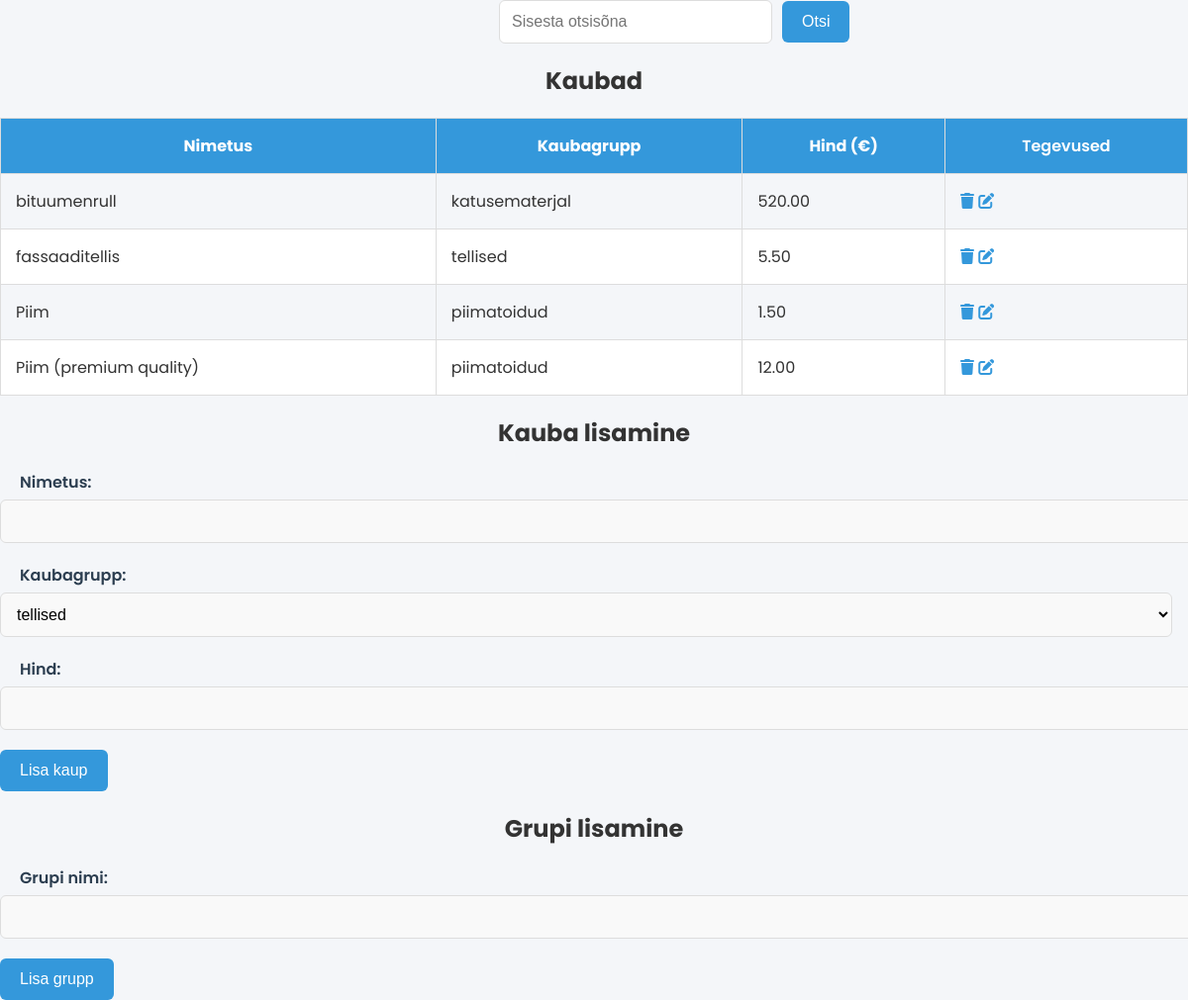
Screenshot of /kaubad/index.php with the database file from the repository.
### tables this page shows
CREATE TABLE `kaubad` (
  `id` int(11) NOT NULL,
  `nimetus` varchar(255) DEFAULT NULL,
  `kaubagrupi_id` int(11) DEFAULT NULL,
  `hind` decimal(10,2) DEFAULT NULL
);

CREATE TABLE `kaubagrupid` (
  `id` int(11) NOT NULL,
  `grupinimi` varchar(255) DEFAULT NULL
);

### kaubad/index.php (the view, shortened to what this page needs)
<?php
require("abifunktsioonid.php");
$sorttulp = "nimetus";
$otsisona = "";
$kaubad = kysiKaupadeAndmed($sorttulp, $otsisona);
?>
<!DOCTYPE html>
<html lang="et">
<head>
    <link rel="stylesheet" href="style.css">
</head>
<body>
<form action="index.php" method="GET" class="search-bar">
    <input type="text" name="otsisona" placeholder="Sisesta otsisõna" value="<?= htmlspecialchars($otsisona) ?>" />
    <input type="submit" value="Otsi" />
</form>
<h2>Kaubad</h2>
<table class="products-table">
    <thead>
    <tr>
        <th><a href="index.php?sort=nimetus">Nimetus</a></th>
        <th><a href="index.php?sort=grupinimi">Kaubagrupp</a></th>
        <th><a href="index.php?sort=hind">Hind (€)</a></th>
        <th>Tegevused</th>
    </tr>
    </thead>
    <tbody>
    <?php foreach ($kaubad as $kaup): ?>
        <tr>
            <td><?= htmlspecialchars($kaup->nimetus) ?></td>
            <td><?= htmlspecialchars($kaup->grupinimi) ?></td>
            <td><?= htmlspecialchars($kaup->hind) ?></td>
            <td>
                <a href="index.php?kustutusid=<?= $kaup->id ?>" id="uuenda" onclick="return confirm('Kas ikka soovid kustutada?')"><i class="fa-solid fa-trash"></i></a>
                <a href="index.php?muutmisid=<?= $kaup->id ?>" id="kustuta"><i class="fa-solid fa-pen-to-square"></i></a>
            </td>
        </tr>
    <?php endforeach; ?>
    </tbody>
</table>
<h2>Kauba lisamine</h2>
<form action="index.php" method="POST">
    <div class="form-group">
        <label for="nimetus">Nimetus:</label>
        <input type="text" name="nimetus" required />
    </div>
    <div class="form-group">
        <label for="kaubagrupi_id">Kaubagrupp:</label>
        <?= looRippMenyy("SELECT id, grupinimi FROM kaubagrupid", "kaubagrupi_id") ?>
    </div>
    <div class="form-group">
        <label for="hind">Hind:</label>
        <input type="text" name="hind" required />
    </div>
    <input type="submit" name="kaubalisamine" value="Lisa kaup" class="button" />
</form>
<h2>Grupi lisamine</h2>
<form action="index.php" method="POST">
    <div class="form-group">
        <label for="uuegrupinimi">Grupi nimi:</label>
        <input type="text" name="uuegrupinimi" required />
    </div>
    <input type="submit" name="grupilisamine" value="Lisa grupp" class="button" />
</form>
</body>
</html>

### kaubad/abifunktsioonid.php (shortened to what this page needs)
<?php
global $yhendus;
function kysiKaupadeAndmed($sorttulp, $otsisona) {
    global $yhendus;
    $query = "SELECT kaubad.id, kaubad.nimetus, kaubad.hind, kaubagrupid.grupinimi
              FROM kaubad
              JOIN kaubagrupid ON kaubad.kaubagrupi_id = kaubagrupid.id";
    $query .= " ORDER BY " . $sorttulp;
    $stmt = $yhendus->prepare($query);
    $stmt->execute();
    $result = $stmt->get_result();
    $kaubad = [];
    while ($row = $result->fetch_object()) {
        $kaubad[] = $row;
    }
    return $kaubad;
}
function looRippMenyy($sqllause, $valikunimi, $valitudid=""){
    global $yhendus;
    $kask=$yhendus->prepare($sqllause);
    $kask->bind_result($id, $sisu);
    $kask->execute();
    $tulemus="<select name='$valikunimi'>";
    while($kask->fetch()){
        $lisand="";
        $tulemus.="<option value='$id' $lisand >$sisu</option>";
    }
    $tulemus.="</select>";
    return $tulemus;
}
?>

### kaubad/style.css (style rules this page uses)
body { font-family: 'Poppins', sans-serif; background-color: #f4f6f9; margin: 0; padding: 0; color: #333; }
h2 { text-align: -webkit-center; }
.search-bar { display: inline-flex; justify-content: center; align-items: center; margin-left: 42%; }
.search-bar input[type="text"] { width: 250px; padding: 12px; font-size: 16px; border-radius: 6px; border: 1px solid #ddd; margin-right: 10px; }
.search-bar input[type="submit"] { padding: 12px 20px; background-color: #3498db; color: white; border: none; border-radius: 6px; font-size: 16px; cursor: pointer; }
.products-table { width: 100%; border-collapse: collapse; margin-top: 20px; }
.products-table th, .products-table td { padding: 15px; border: 1px solid #ddd; text-align: left; }
.products-table th { background-color: #3498db; color: #ffffff; cursor: pointer; text-align: center; font-weight: 600; font-size: 16px; }
.products-table tr:nth-child(even) { background-color: #ffffff; }
.products-table a { color: #ffffff; text-decoration: none; font-weight: bold; }
#uuenda, #kustuta { color: #3498db }
.form-group { display: flex; flex-direction: column; margin-bottom: 20px; }
.form-group label { font-weight: 600; margin-bottom: 5px; color: #2c3e50; margin-left: 20px; }
.form-group input[type="text"], .form-group select { padding: 12px; font-size: 16px; border: 1px solid #ddd; border-radius: 6px; width: 98.66%; background-color: #f9f9f9; }
.button { padding: 12px 20px; background-color: #3498db; color: white; border: none; border-radius: 6px; font-size: 16px; cursor: pointer; }

### rows the page displays
kaubad: nimetus "bituumenrull", kaubagrupid.grupinimi "katusematerjal", hind "520.00"
kaubad: nimetus "fassaaditellis", kaubagrupid.grupinimi "tellised", hind "5.50"
kaubad: nimetus "Piim", kaubagrupid.grupinimi "piimatoidud", hind "1.50"
kaubad: nimetus "Piim (premium quality)", kaubagrupid.grupinimi "piimatoidud", hind "12.00"

### other values shown
form field kaubagrupi_id "tellised"
